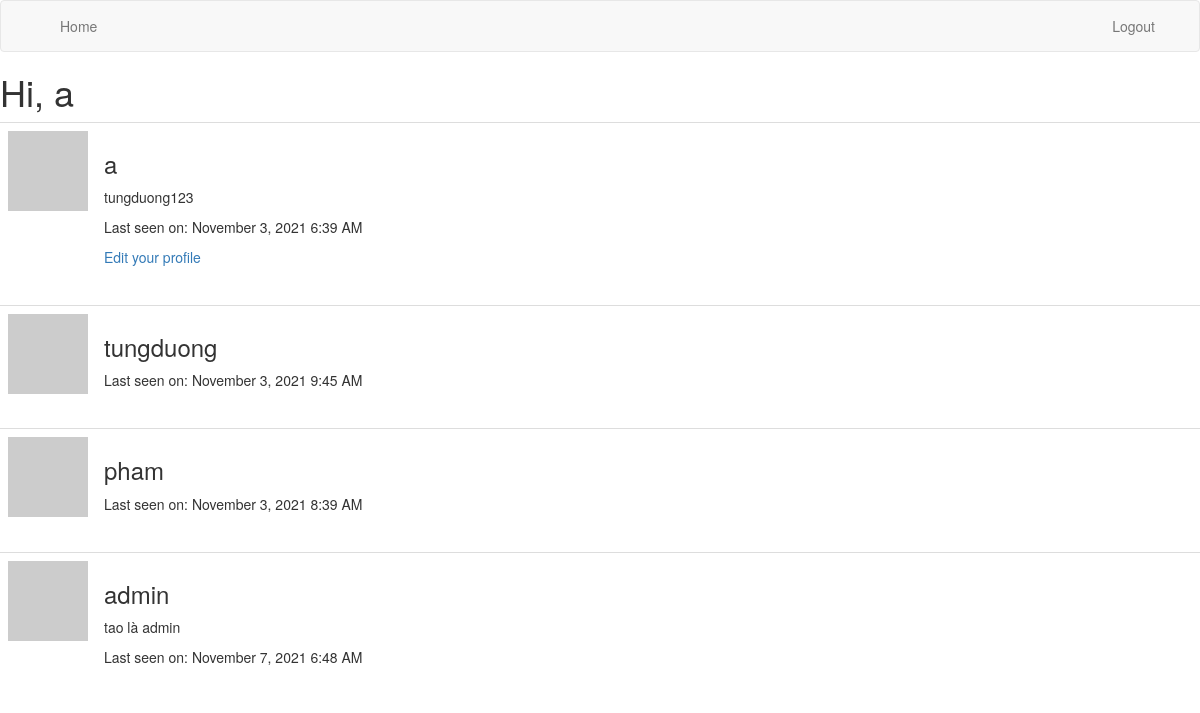
The page /list_user (signed in) on the database its author committed.
### myblog/models.py (models this page shows, shortened)
class User(UserMixin, db.Model):
    id = db.Column(db.Integer, primary_key=True)
    username = db.Column(db.String(64), index=True, unique=True)
    email = db.Column(db.String(120), index=True, unique=True)
    password_hash = db.Column(db.String(128))
    posts = db.relationship('Post', backref='author', lazy='dynamic')
    def avatar(self, size):
        digest = md5(self.email.lower().encode('utf-8')).hexdigest()
        return 'https://www.gravatar.com/avatar/{}?d=identicon&s={}'.format(
            digest, size)
    about_me = db.Column(db.String(140))
    last_seen = db.Column(db.DateTime, default=datetime.utcnow)

### myblog/main/routes.py (the view)
@bp.route('/list_user', methods=['GET', 'POST'])
@login_required
def list_user():
    users = User.query.all()
    return render_template("list_user.html", title='List User', users=users)

### myblog/main/routes.py (called while the page is built)
@bp.before_app_request
def before_request():
    if current_user.is_authenticated:
        current_user.last_seen = datetime.utcnow()
        db.session.commit()

### myblog/models.py (called while the page is built)
@login.user_loader
def load_user(id):
    return User.query.get(int(id))

### myblog/templates/list_user.html
{% extends "base.html" %}
{% block content %}
    <h1>Hi, {{ current_user.username }}</h1>
    {% for user in users %}
        {% include 'user.html' %}
    {% endfor %}
{% endblock %}

### myblog/templates/user.html
<table class="table table-hover">
    <tr>
        <td width="70px">
            <a href="{{ url_for('main.user', username=user.username) }}">
                <img src="{{ user.avatar(128) }}" />
            </a>
        </td>
        <td>
            <h3>{{ user.username }}</h3>
            {% if user.about_me %}<p>{{ user.about_me }}</p>{% endif %}
            {% if user.last_seen %}
                <p>Last seen on: {{ moment(user.last_seen).format('LLL') }}</p>
            {% endif %}
            {% if user == current_user %}
            <p><a href="{{ url_for('main.edit_profile') }}">Edit your profile</a></p>
            {% endif %}
        </td>
    </tr>
</table>

### rows shown on the page
User: username "a", about_me "tungduong123", last_seen "November 3, 2021 6:39 AM"
User: username "tungduong", last_seen "November 3, 2021 9:45 AM"
User: username "pham", last_seen "November 3, 2021 8:39 AM"
User: username "admin", about_me "tao là admin", last_seen "November 7, 2021 6:48 AM"
